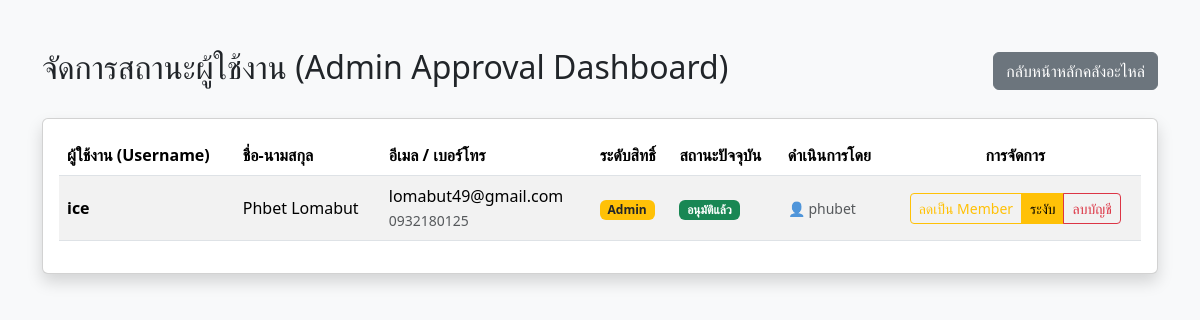
Page /accounts/admin/approval/ (signed in) on the earlier database version.
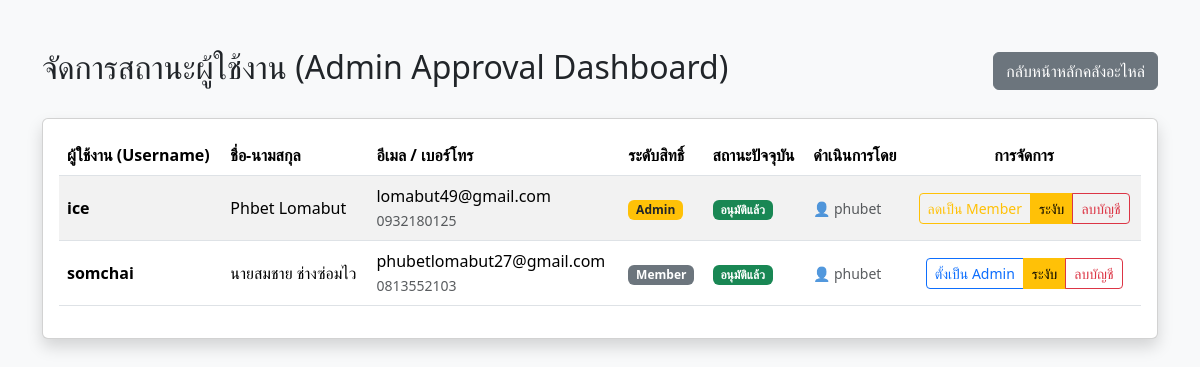
Same page on the later database version.
### accounts/models.py (models this page shows, shortened)
class UserProfile(models.Model):
    user = models.OneToOneField(User, on_delete=models.CASCADE, related_name='profile')
    phone_number = models.CharField(max_length=20, blank=True, null=True, verbose_name="เบอร์โทรศัพท์")
    ROLE_CHOICES = (
        ('admin', 'ผู้ดูแลระบบ (Admin)'),
        ('member', 'ช่างซ่อม/พนักงาน (Member)'),
        ('guest', 'ผู้เยี่ยมชม (Guest)'),
    )
    role = models.CharField(max_length=10, choices=ROLE_CHOICES, default='guest', verbose_name="บทบาท")
    APPROVAL_STATUS = (
        ('pending', 'รออนุมัติ'),
        ('approved', 'อนุมัติแล้ว'),
        ('rejected', 'ไม่อนุมัติ'),
        ('suspended', 'ระงับการใช้งาน'),
    )
    status = models.CharField(max_length=15, choices=APPROVAL_STATUS, default='pending', verbose_name="สถานะบัญชี")
    rejection_reason = models.TextField(blank=True, null=True, verbose_name="เหตุผล/หมายเหตุจากแอดมิน")
    approved_by = models.ForeignKey(User, on_delete=models.SET_NULL, null=True, blank=True, related_name='approvals_made', verbose_name="ผู้ดำเนินการล่าสุด")
    updated_at = models.DateTimeField(auto_now=True, verbose_name="อัปเดตล่าสุดเมื่อ")

### accounts/views.py (the view)
# urls.py: path('admin/approval/', views.admin_approval_list, name='admin_approval'),
@staff_member_required
def admin_approval_list(request):
    profiles = UserProfile.objects.select_related('user', 'approved_by').all().order_by('id')
    return render(request, 'admin_approval.html', {'profiles': profiles})

### accounts/templates/admin_approval.html (shortened to what the changed rows need)
{% load static %}
<!DOCTYPE html>
<html lang="th">
<head>
    <link href="{% static 'bootstrap/css/bootstrap.min.css' %}" rel="stylesheet">
</head>
<body class="bg-light">
    <div class="container mt-5 mb-5">
        <div class="d-flex justify-content-between align-items-center mb-4">
            <h2>จัดการสถานะผู้ใช้งาน (Admin Approval Dashboard)</h2>
        </div>
        <div class="card shadow">
            <div class="card-body">
                <div class="table-responsive">
                    <table class="table table-striped align-middle">
                        <thead>
                            <tr>
                                <th>ผู้ใช้งาน (Username)</th>
                                <th>ชื่อ-นามสกุล</th>
                                <th>อีเมล / เบอร์โทร</th>
                                <th>ระดับสิทธิ์</th>
                                <th>สถานะปัจจุบัน</th>
                                <th>ดำเนินการโดย</th>
                                <th class="text-center">การจัดการ</th>
                            </tr>
                        </thead>
                        <tbody>
                            {% for p in profiles %}
                            <tr>
                                <td><strong>{{ p.user.username }}</strong></td>
                                <td>{{ p.user.first_name }} {{ p.user.last_name }}</td>
                                <td>
                                    {{ p.user.email|default:"-" }}<br>
                                    <small class="text-muted">{{ p.phone_number|default:"-" }}</small>
                                </td>
                                <td>
                                    {% if p.user.is_superuser %}
                                        <span class="badge bg-danger">Super Admin</span>
                                    {% elif p.user.is_staff %}
                                        <span class="badge bg-warning text-dark">Admin</span>
                                    {% else %}
                                        <span class="badge bg-secondary">Member</span>
                                    {% endif %}
                                </td>
                                <td>
                                    {% if p.status == 'pending' %}
                                        <span class="badge bg-warning text-dark">รออนุมัติ</span>
                                    {% elif p.status == 'approved' %}
                                        <span class="badge bg-success">อนุมัติแล้ว</span>
                                    {% elif p.status == 'rejected' %}
                                        <span class="badge bg-danger" title="{{ p.rejection_reason }}">ไม่อนุมัติ</span>
                                    {% else %}
                                        <span class="badge bg-secondary">ถูกระงับ</span>
                                    {% endif %}
                                </td>
                                <td>
                                    {% if p.approved_by %}
                                        <small class="text-muted">👤 {{ p.approved_by.username }}</small>
                                    {% else %}
                                        <span class="text-muted">-</span>
                                    {% endif %}
                                </td>
                                <td class="text-center">
                                    {% if p.user == request.user %}
                                        <span class="badge bg-light text-muted border">บัญชีของคุณ</span>
                                    {% else %}
                                        <div class="btn-group btn-group-sm" role="group">
                                            {% if p.status == 'pending' %}
                                                <a href="{% url 'accounts:update_status' p.id 'approve' %}" class="btn btn-success">อนุมัติ</a>
                                                <a href="{% url 'accounts:update_status' p.id 'reject' %}" class="btn btn-danger" onclick="return confirm('ยืนยันการปฏิเสธบัญชี {{ p.user.username }}?')">ปฏิเสธ</a>
                                            {% elif p.status == 'approved' %}
                                                {% if not p.user.is_superuser %}
                                                    {% if p.user.is_staff %}
                                                        <a href="{% url 'accounts:update_status' p.id 'remove_admin' %}" class="btn btn-outline-warning" onclick="return confirm('ต้องการลดสิทธิ์คุณ {{ p.user.username }} เป็น Member ใช่หรือไม่?')">ลดเป็น Member</a>
                                                    {% else %}
                                                        <a href="{% url 'accounts:update_status' p.id 'make_admin' %}" class="btn btn-outline-primary" onclick="return confirm('ต้องการแต่งตั้งคุณ {{ p.user.username }} เป็น Admin ใช่หรือไม่?')">ตั้งเป็น Admin</a>
                                                    {% endif %}
                                                {% endif %}
                                                <a href="{% url 'accounts:update_status' p.id 'suspend' %}" class="btn btn-warning" onclick="return confirm('ยืนยันการระงับบัญชีคุณ {{ p.user.username }}?')">ระงับ</a>
                                            {% elif p.status == 'suspended' or p.status == 'rejected' %}
                                                <a href="{% url 'accounts:update_status' p.id 'approve' %}" class="btn btn-outline-success" onclick="return confirm('ต้องการเปิดให้ {{ p.user.username }} ใช้งานอีกครั้ง?')">เปิดใช้งานอีกครั้ง</a>
                                            {% endif %}
                                            {% if not p.user.is_superuser %}
                                                <a href="{% url 'accounts:update_status' p.id 'delete_user' %}" class="btn btn-outline-danger" onclick="return confirm('ยืนยันลบบัญชี {{ p.user.username }} ออกจากระบบถาวรหรือไม่?')">ลบบัญชี</a>
                                            {% endif %}
                                        </div>
                                    {% endif %}
                                </td>
                            </tr>
                            {% empty %}
                            <tr>
                                <td colspan="7" class="text-center text-muted py-4">ยังไม่มีสมาชิกในระบบ</td>
                            </tr>
                            {% endfor %}
                        </tbody>
                    </table>
                </div>
            </div>
        </div>
    </div>
</body>
</html>

Differences in the rows shown:
added UserProfile: user.username "somchai", user.first_name "นายสมชาย", user.last_name "ช่างซ่อมไว", user.email "phubetlomabut27@gmail.com", phone_number "0813552103", shows "Member", status "อนุมัติแล้ว", approved_by.username "phubet"
